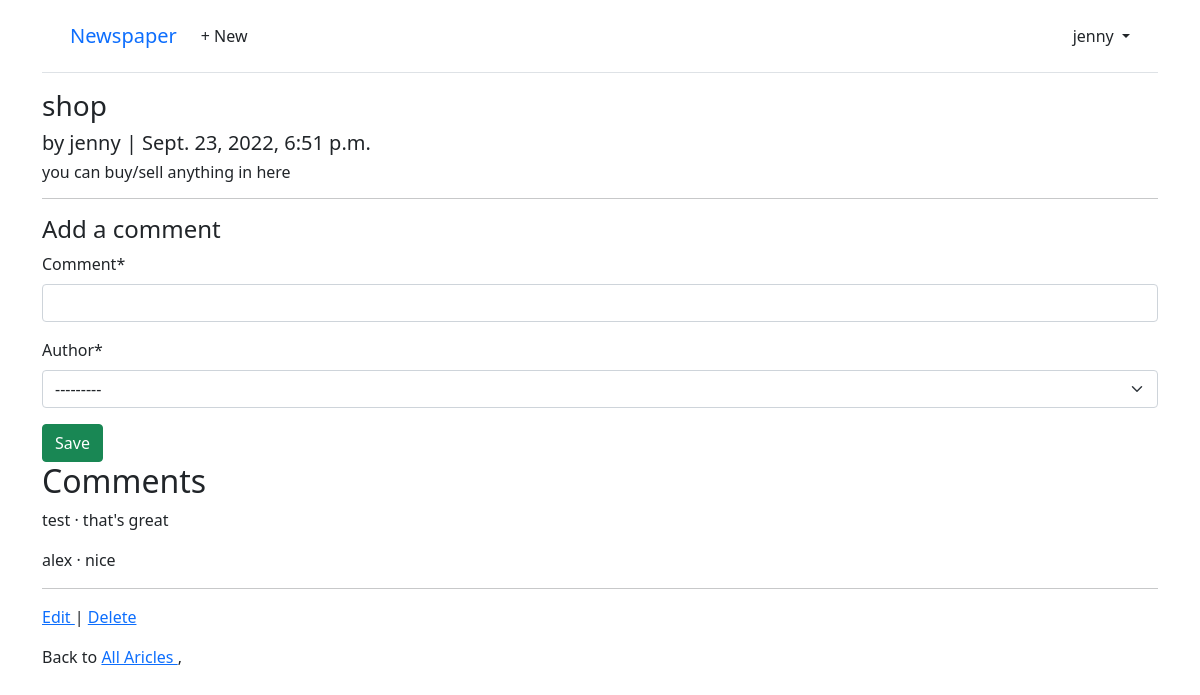
The page /articles/2/ (signed in) on the database its author committed.
### accounts/models.py (models this page shows)
class CustomUser(AbstractUser):
    age = models.PositiveIntegerField(null = True, blank = True)

### articles/models.py (models this page shows, shortened)
class Article(models.Model):
    title = models.CharField(max_length = 150)
    body = models.TextField()
    date = models.DateTimeField(auto_now_add = True)
    author = models.ForeignKey(
        settings.AUTH_USER_MODEL,
        on_delete = models.CASCADE
    )

class Comment(models.Model):
    article = models.ForeignKey(Article, on_delete = models.CASCADE)
    comment = models.CharField(max_length = 250)
    author = models.ForeignKey(
        settings.AUTH_USER_MODEL,
        on_delete = models.CASCADE,
    )
    def __str__(self):
        return self.comment

### articles/views.py (the view, shortened to what this page needs)
# urls.py: path('<int:pk>/', ArticleDetailView.as_view(), name = 'article_detail'),
class ArticleDetailView(LoginRequiredMixin, View):
    def get(self, request, *args, **kwargs):
        view = CommentGet.as_view()
        return view(request, *args, **kwargs)

### articles/forms.py
class CommentForm(forms.ModelForm):
    class Meta:
        model = Comment
        fields = ('comment', 'author')

### articles/views.py (called while the page is built)
    def get_context_data(self, **kwargs):
        context = super().get_context_data(**kwargs)
        context['form'] = CommentForm()
        return context

### templates/article_detail.html (shortened to what this page needs)
{% extends 'base.html' %}
{% load crispy_forms_tags %}
{% block content %}
<div class="article-entry">
    <h3> {{ object.title }} </h3>
    <h5> by {{ object.author }} | {{ object.date }}</h5>
    <h6> {{ object.body }} </h6>
</div>
<hr>
<h4> Add a comment </h4>
<form action="" method="post"> {% csrf_token %}
    {{ form|crispy }}
    <button type="submit" class="btn btn-success ml-2" > Save </button>
</form>
<h2> Comments </h2>
{% for comment in article.comment_set.all %}
<p> {{comment.author}} &middot; {{comment}} </p>
{% endfor %}
<hr>
<p><a href="{% url 'article_edit' article.pk %}"> Edit </a> |
   <a href="{% url 'article_delete' article.pk %}"> Delete </a></p>
<p> Back to <a href="{% url 'article_list' %}"> All Aricles </a>,</p>
{% endblock %}

### templates/base.html (shortened to what this page needs)
<!DOCTYPE html>
<html>
<head>
    <link href="https://cdn.jsdelivr.net/npm/bootstrap@5.1.3/dist/css/bootstrap.min.css" rel="stylesheet">
</head>
<body>
    <div class="container">
        <header class="p-3 mb-3 border-bottom">
            <div class="container">
                <div class="d-flex flex-wrap align-items-center justify-content-center
                    justify-content-lg-start">
                    <a class="navbar-brand" href="{% url 'home' %}">Newspaper</a>
                    <ul class="nav col-12 col-lg-auto me-lg-auto mb-2 justify-content-center
                        mb-md-0">
                    {% if user.is_authenticated %}
                        <li><a href="{% url 'article_create' %}" class="nav-link px-2 link-dark">+ New</a></li>
                    </ul>
                    <div class="dropdown text-end">
                        <a href="#" class="d-block link-dark text-decoration-none dropdown-toggle"
                            id="dropdownUser1" data-bs-toggle="dropdown" aria-expanded="false">
                            {{ user.username }}
                        </a>
                    </div>
                    {% endif %}
                </div>
            </div>
        </header>
        <main>
            {% block content %}
            {% endblock content %}
        </main>
    </div>
</body>
</html>

### rows shown on the page
CustomUser: username "jenny"
Article: title "shop", author "jenny", date "Sept. 23, 2022, 6:51 p.m.", body "you can buy/sell anything in here"
Comment: author "test", comment "that's great"
Comment: author "alex", comment "nice"
